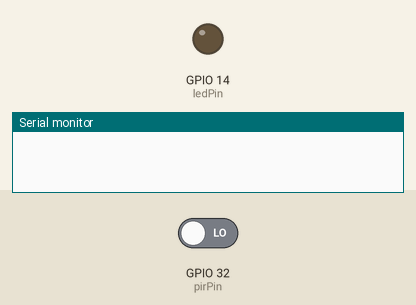
Recording of a sketch running on a simulated ESP32. Parts: output pins drawn as LEDs (lit = HIGH), the last lines printed to the serial monitor. The test bench sets the inputs (shaded band); at power-on: GPIO 32 (pirPin) LOW.

Above: at 1.2 s.
1.3 s: GPIO 32 (pirPin) driven HIGH
At 2.4 s:
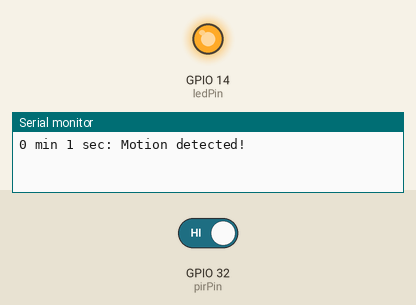
2.8 s: GPIO 32 (pirPin) driven LOW
At 3.6 s:
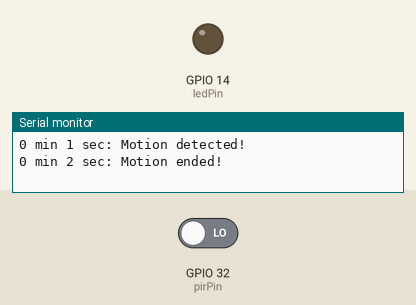
Timing chart, 0 to 5.8 s (numbered marks = the images above; inputs shaded):
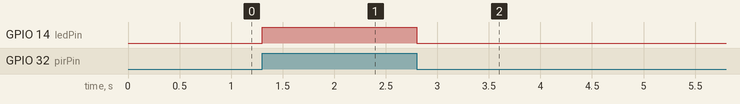

Measured:
- after the input at 1.3 s, GPIO 14 (ledPin): LOW → HIGH at once
- after the input at 2.8 s, GPIO 14 (ledPin): HIGH → LOW at once

The sketch:

ESPA.ino
```cpp
#include <esp_now.h>
#include <WiFi.h>

#define MINUTE 60000
#define SECOND 1000

int ledPin = 14;
int pirPin = 32;

int lastPirVal = LOW;
int pirVal;

unsigned long myTime;
char printBuffer[128];

uint8_t broadcastAddress[] = {0xC8, 0xF0, 0x9E, 0x7B, 0xD1, 0xC8};

typedef struct struct_message {
  int motion;
} struct_message;

struct_message msg;

void setup() {
  pinMode(ledPin, OUTPUT);
  pinMode(pirPin, INPUT);
  Serial.begin(115200);

  WiFi.mode(WIFI_STA);
  if (esp_now_init() != ESP_OK) {
    Serial.println("Error initializing ESP-NOW");
    return;
  }

  esp_now_peer_info_t peerInfo = {};
  memcpy(peerInfo.peer_addr, broadcastAddress, 6);
  peerInfo.channel = 0;
  peerInfo.encrypt = false;

  if (esp_now_add_peer(&peerInfo) != ESP_OK) {
    Serial.println("Failed to add peer");
    return;
  }
}

void loop() {
  pirVal = digitalRead(pirPin);

  if (pirVal == HIGH) {
    digitalWrite(ledPin, HIGH);

    if (lastPirVal == LOW) {
      myTime = millis();
      sprintf(printBuffer, "%lu min %lu sec: Motion detected!", myTime / MINUTE, (myTime % MINUTE) / SECOND);
      Serial.println(printBuffer);

      msg.motion = 1;
      esp_now_send(broadcastAddress, (uint8_t *)&msg, sizeof(msg));
      lastPirVal = HIGH;
    }

  } else {
    digitalWrite(ledPin, LOW);

    if (lastPirVal == HIGH) {
      myTime = millis();
      sprintf(printBuffer, "%lu min %lu sec: Motion ended!", myTime / MINUTE, (myTime % MINUTE) / SECOND);
      Serial.println(printBuffer);

      msg.motion = 0;
      esp_now_send(broadcastAddress, (uint8_t *)&msg, sizeof(msg));
      lastPirVal = LOW;
    }
  }

  delay(100);
}
```
